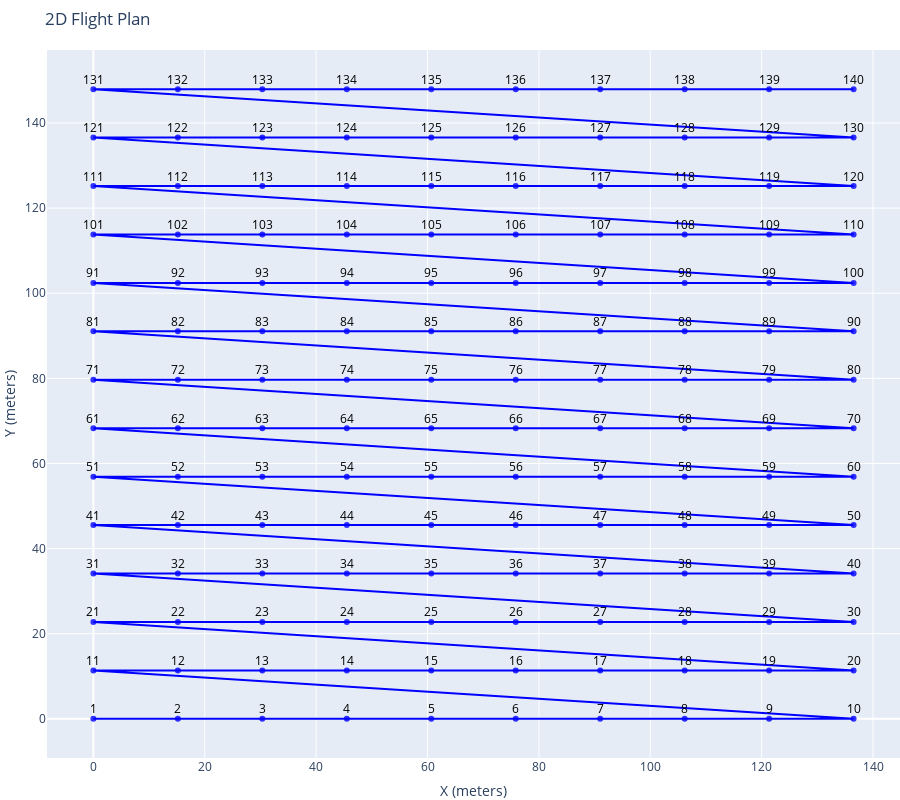
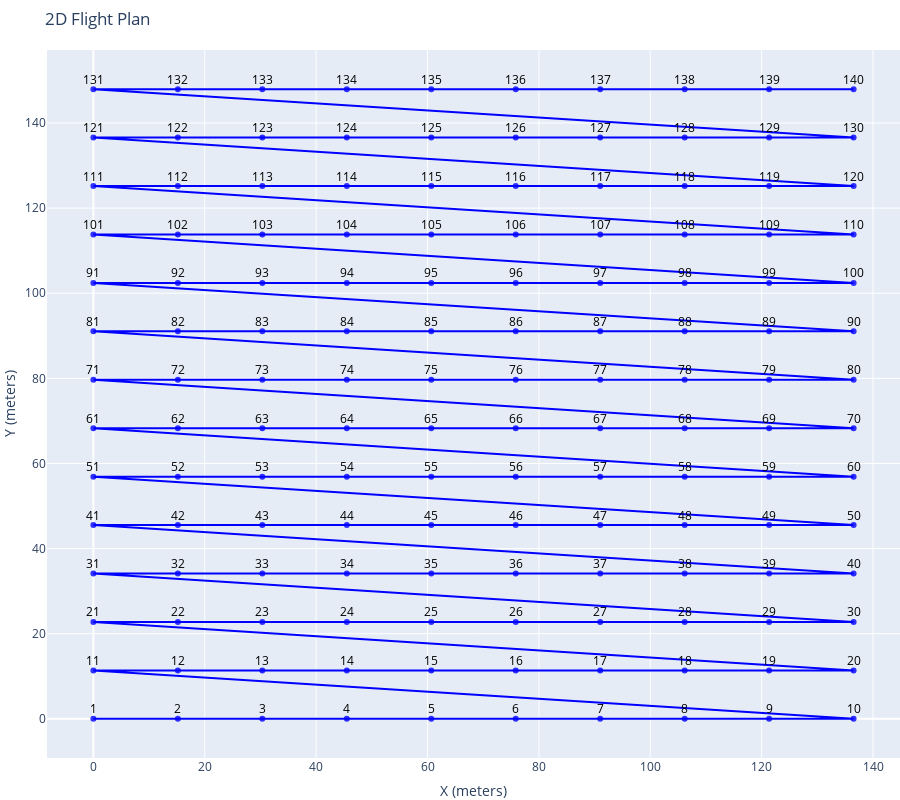

The notebook cell saved with these charts, in order:
### Markdown cell above
# Week 7: Visualize Flight Plans

This week, we will use a third party plotting framework called [Plotly](https://plotly.com/python/) to visualize our plans. Please follow this [tutorial](https://www.kaggle.com/code/kanncaa1/plotly-tutorial-for-beginners) to gain some basic experience with Plotly, and then come up with your own visualization function. You are free to choose to come up with your own visualization, and use something other than Plotly.

$\color{red}{\text{TODO: }}$ Implement `plot_photo_plan` in `src/visualization.py`

### Code cell
fig = plot_photo_plan(computed_plan)
fig.show()
